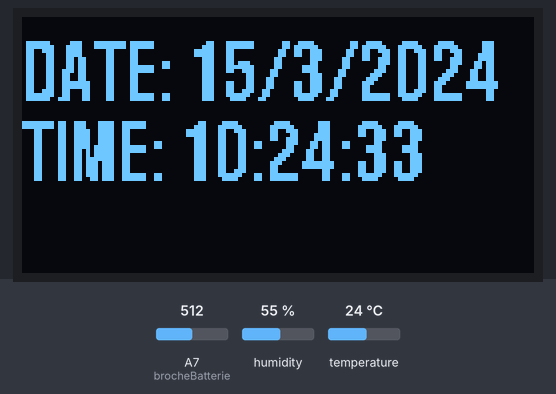
The sketch below on a simulated Arduino Nano, built with avr-gcc and run on an emulated ATmega328P. Shown: 128×64 one-colour display. The inputs (shaded band) are chosen by the test bench; at power-on: humidity 55 %, temperature 24 °C, A7 (brocheBatterie) = 512. The local clock reads 2024-03-15 10:24:30 at power-on unless the sketch sets it; what the sketch prints to the serial monitor is not drawn.

Above: at 4.2 s.
4.3 s: humidity set to 22 %
9.8 s: temperature set to 12 °C
At 14.7 s:
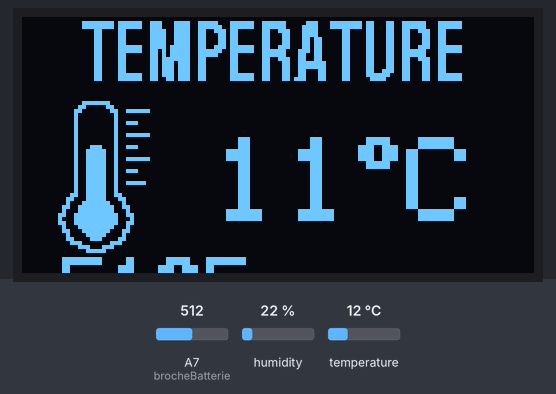
15.4 s: humidity set to 40 %
At 20.4 s:
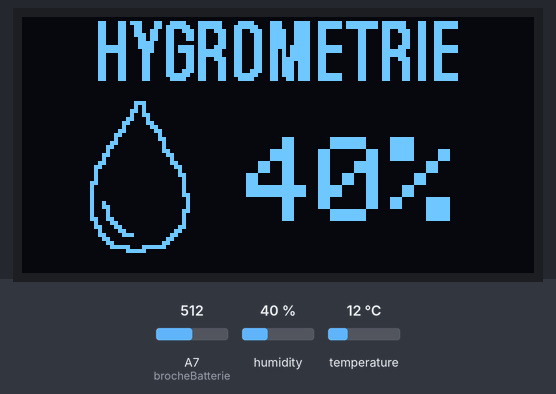
21.0 s: temperature set to 19 °C
At 23.8 s:
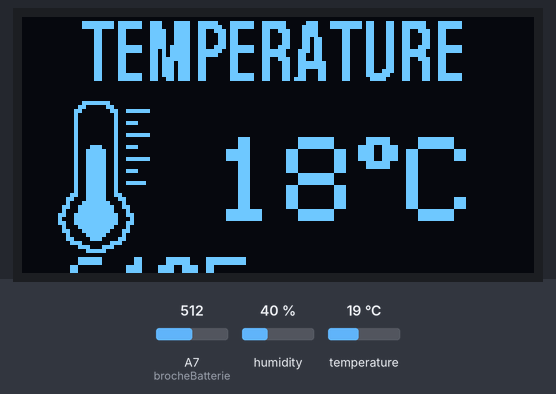
Timing chart, 0 to 25.3 s (numbered marks = the images above; inputs shaded):
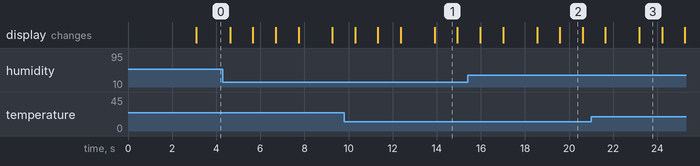

The sketch:

thermometre_hygrometre.ino
```cpp
/*
   ______               _                  _///_ _           _                   _
  /   _  \             (_)                |  ___| |         | |                 (_)
  |  [_|  |__  ___  ___ _  ___  _ __      | |__ | | ___  ___| |_ _ __ ___  _ __  _  ___  _   _  ___
  |   ___/ _ \| __|| __| |/ _ \| '_ \_____|  __|| |/ _ \/  _|  _| '__/   \| '_ \| |/   \| | | |/ _ \
  |  |  | ( ) |__ ||__ | | ( ) | | | |____| |__ | |  __/| (_| |_| | | (_) | | | | | (_) | |_| |  __/
  \__|   \__,_|___||___|_|\___/|_| [_|    \____/|_|\___|\____\__\_|  \___/|_| |_|_|\__  |\__,_|\___|
                                                                                      | |
                                                                                      \_|
  Fichier :       thermometre_hygrometre.ino

  Description :   Programme support au projet "Thermomètre d'intérieur Arduino"
                  (avec exemple de mise en oeuvre : capteur DHT22 + écran OLED i2c + mise en boitier impression 3D)

  Auteur :        Jérôme TOMSKI (https://passionelectronique.fr/)
  Créé le :       01.08.2021

  Librairie Adafruit SSD1306 utilisée :           https://github.com/adafruit/Adafruit_SSD1306 (importable depuis le Gestionnaire de bibliothèques de l'IDE Arduino)
  Librairie Adafruit GFX incluse (dépendance) :   https://github.com/adafruit/Adafruit-GFX-Library (à inclure, lors de l'import de la librairie ci-dessus)

  Police de caractère "Tahu" :                    https://www.dafont.com/fr/tahu.font
  Police de caractère "Bebas Neue" :              https://www.dafont.com/fr/bebas-neue.font

  Convertisseur TTF vers GFX FONTS utilisé :      https://rop.nl/truetype2gfx/ (pour intégrer des fonts sympa dans votre programme arduino)
  Convertisseur PNG vers GFX PICTURE utilisé :    https://javl.github.io/image2cpp/ (pour intégrer des images à votre code arduino, pour les faire afficher ensuite sur l'écran OLED)

*/

#include <Adafruit_SSD1306.h>
#include "Tahu16pt7b.h"                     // Police de caractère : Tahu, en taille 16 points
#include "BebasNeue11pt7b.h"                // Police de caractère : Bebas Neue, en taille 11 points
#include <DHT.h>
#include <RTClib.h>
// =======================================================
// Paramètrages du capteur température/hygrométrie (DHT22)
// =======================================================
#define brocheDeBranchementDHT A1   // La ligne de communication du capteur DHT est branchée sur la pin A1 de l'Arduino Nano
#define typeDeDHT DHT22             // Le type de DHT utilisé est un DHT22 (que vous pouvez changer en DHT11, DHT21, ou autre, le cas échéant)
DHT dht(brocheDeBranchementDHT, typeDeDHT);
int valeurHumidite;                         // Variable qui contiendra la valeur du taux d'humidité ambiant (en %)
int valeurTemperatureEnDegreCelsius;        // Variable qui contiendra la valeur de la température ambiante (exprimée en degrés Celsius)
boolean mesureCorrectementEffectuee;        // Variable qui indiquera si oui ou non la lecture des mesures effectuées par le DHT22 s'est bien passée ou non
float tauxHumidite;
float temperatureEnDegreCelsius;
// =========================================
// Paramètrages écran OLED 128x64 pixels I2C
// =========================================
#define nombreDePixelsEnLargeur 128         // Taille de l'écran OLED, en pixel, au niveau de sa largeur
#define nombreDePixelsEnHauteur 64          // Taille de l'écran OLED, en pixel, au niveau de sa hauteur
#define brocheResetOLED         -1          // Reset de l'OLED partagé avec l'Arduino (d'où la valeur à -1, et non un numéro de pin)
#define adresseI2CecranOLED     0x3C        // Adresse de "mon" écran OLED sur le bus i2c (généralement égal à 0x3C, ou 0x3D)
#define delaiAlternanceAffichageTemperaturePuisHygrometrie   7000    // Tous les 7000 ms (soit 7 secondes), on alternera l'affichage de la t°, et de l'hygrométrie

// =========================================
// Paramètrages batterie
// =========================================
#define brocheBatterie A7   // Déclarer une broche analogique pour lire la tension de la batterie
float tensionBatterie;       // Variable pour stocker la tension lue
int pourcentageBatterie;     // Variable pour stocker le pourcentage de batterie

Adafruit_SSD1306 ecranOLED(nombreDePixelsEnLargeur, nombreDePixelsEnHauteur, &Wire, brocheResetOLED);   // Le "Wire" indique qu'on travaille en I2C, au niveau de l'écran OLED


// ====================================
// Spécifications des images à afficher
// ====================================
#define largeurImageAafficher   27          // Largeur des images à afficher (symbole thermomètre et symbole goutte d'eau), en pixels
#define hauteurImageAafficher   40          // Hauteur des images à afficher (symbole thermomètre et symbole goutte d'eau), en pixels

// ====================================
// Heure
// ====================================
RTC_DS3231 rtc;

// Image "goutte-eau-pse_v2", faisant 27x40px
const unsigned char monImageGoutteEauPse [] PROGMEM = {
  0x00, 0x00, 0x00, 0x00, 0x00, 0x0e, 0x00, 0x00, 0x00, 0x0a, 0x00, 0x00, 0x00, 0x1a, 0x00, 0x00,
  0x00, 0x13, 0x00, 0x00, 0x00, 0x31, 0x00, 0x00, 0x00, 0x61, 0x80, 0x00, 0x00, 0x40, 0xc0, 0x00,
  0x00, 0xc0, 0x60, 0x00, 0x01, 0x80, 0x20, 0x00, 0x01, 0x00, 0x30, 0x00, 0x03, 0x00, 0x10, 0x00,
  0x06, 0x00, 0x10, 0x00, 0x04, 0x00, 0x18, 0x00, 0x0c, 0x00, 0x0c, 0x00, 0x08, 0x00, 0x04, 0x00,
  0x18, 0x00, 0x06, 0x00, 0x30, 0x00, 0x03, 0x00, 0x20, 0x00, 0x01, 0x00, 0x20, 0x00, 0x01, 0x80,
  0x20, 0x00, 0x00, 0x80, 0x60, 0x00, 0x00, 0x80, 0x40, 0x00, 0x00, 0x80, 0x40, 0x00, 0x00, 0x80,
  0x40, 0x00, 0x00, 0xc0, 0x40, 0x00, 0x00, 0x40, 0x48, 0x00, 0x00, 0x40, 0x4c, 0x00, 0x00, 0x40,
  0x44, 0x00, 0x00, 0xc0, 0x44, 0x00, 0x00, 0x80, 0x66, 0x00, 0x00, 0x80, 0x23, 0x00, 0x00, 0x80,
  0x31, 0x80, 0x01, 0x80, 0x10, 0xc0, 0x03, 0x00, 0x18, 0x70, 0x06, 0x00, 0x0c, 0x00, 0x0c, 0x00,
  0x06, 0x00, 0x18, 0x00, 0x03, 0xe3, 0xf0, 0x00, 0x00, 0x3e, 0x00, 0x00, 0x00, 0x00, 0x00, 0x00
};
// Image "thermometre-mercure-pse-27x40", faisant 27x40px
const unsigned char monImageThermometreMercure [] PROGMEM = {
  0x00, 0x00, 0x00, 0x00, 0x01, 0xfc, 0x00, 0x00, 0x03, 0x06, 0x00, 0x00, 0x06, 0x03, 0x3f, 0x00,
  0x04, 0x01, 0x00, 0x00, 0x04, 0x01, 0x00, 0x00, 0x04, 0x01, 0x38, 0x00, 0x04, 0x01, 0x00, 0x00,
  0x04, 0x01, 0x00, 0x00, 0x04, 0x01, 0x3f, 0x00, 0x04, 0x01, 0x00, 0x00, 0x04, 0x01, 0x00, 0x00,
  0x04, 0x71, 0x38, 0x00, 0x04, 0xf9, 0x00, 0x00, 0x04, 0xf9, 0x00, 0x00, 0x04, 0xf9, 0x3f, 0x00,
  0x04, 0xf9, 0x00, 0x00, 0x04, 0xf9, 0x00, 0x00, 0x04, 0xf9, 0x38, 0x00, 0x04, 0xf9, 0x00, 0x00,
  0x04, 0xf9, 0x00, 0x00, 0x04, 0xf9, 0x3e, 0x00, 0x04, 0xf9, 0x00, 0x00, 0x04, 0xf9, 0x00, 0x00,
  0x0c, 0xf9, 0x80, 0x00, 0x18, 0xf8, 0xc0, 0x00, 0x11, 0xfc, 0x40, 0x00, 0x33, 0xfe, 0x60, 0x00,
  0x23, 0xfe, 0x20, 0x00, 0x67, 0xff, 0x30, 0x00, 0x47, 0xff, 0x10, 0x00, 0x67, 0xff, 0x30, 0x00,
  0x23, 0xfe, 0x20, 0x00, 0x31, 0xfc, 0x60, 0x00, 0x10, 0xf8, 0x40, 0x00, 0x18, 0x70, 0xc0, 0x00,
  0x0e, 0x03, 0x80, 0x00, 0x03, 0x8e, 0x00, 0x00, 0x00, 0xf8, 0x00, 0x00, 0x00, 0x00, 0x00, 0x00
};

const unsigned char batteryIcon[] PROGMEM = {
  0xFF, 0x01, 0x01, 0xF9, 0xF9, 0xF9, 0xF9, 0xF9, 0xF9, 0xF9, 0xF9, 0xF9,
  0xF9, 0xF9, 0xF9, 0xF9, 0xF9, 0xF9, 0xF9, 0xF9, 0xF9, 0xF9, 0xF9, 0xF9,
  0x01, 0x01, 0x01, 0xFF, 0x00, 0x00, 0xFF, 0xFF, 0xFF, 0xFF, 0xFF, 0xFF,
  0xFF, 0xFF, 0xFF, 0xFF, 0xFF, 0xFF, 0xFF, 0xFF, 0xFF, 0xFF, 0xFF, 0xFF,
  0xFF, 0xFF, 0xFF, 0xFF, 0xFF, 0x00, 0x00, 0x00, 0xFF, 0x00, 0x00, 0xFF,
  0xFF, 0xFF, 0xFF, 0xFF, 0xFF, 0xFF, 0xFF, 0xFF, 0xFF, 0xFF, 0xFF, 0xFF,
  0xFF, 0xFF, 0xFF, 0xFF, 0xFF, 0xFF, 0xFF, 0xFF, 0xFF, 0xFF, 0xFF, 0xFF,
  0xFF, 0xFF, 0xFF, 0xFF, 0xFF, 0xFF, 0xFF, 0xFF, 0xFF, 0xFF, 0xFF, 0xFF,
  0xFF, 0xFF, 0xFF, 0xFF, 0xFF, 0xFF, 0xFF, 0xFF, 0xFF, 0xFF, 0xFF, 0xFF,
  0xFF, 0xFF, 0xFF, 0xFF, 0xFF, 0xFF, 0xFF, 0xFF, 0xFF, 0xFF, 0xFF, 0xFF,
  0xFF, 0xFF, 0xFF, 0xFF, 0xFF, 0xFF, 0xFF, 0xFF, 0xFF, 0xFF, 0xFF, 0xFF,
  0xFF, 0xFF, 0xFF, 0xFF, 0xFF, 0xFF, 0xFF, 0xFF, 0xFF, 0xFF, 0xFF
};


// ========================
// Initialisation programme
// ========================
void setup() {

  // Initialisation du DHT22;
  Serial.begin(9600);
  dht.begin();
  rtc.begin();
  // Initialisation de l'écran OLED
  if(!ecranOLED.begin(SSD1306_SWITCHCAPVCC, adresseI2CecranOLED))
    while(1);                               // Arrêt du programme (boucle infinie) si échec d'initialisation de l'écran OLED

  // Initialize RTC
  /*(!rtc.begin()) {
    Serial.println(F("Couldn't find RTC"));
    while (true);
  }*/

  // Affichage du texte de démarrage
  ecranOLED.clearDisplay();                 // Vidange du buffer de l'écran OLED
  ecranOLED.setTextSize(1);                 // Sélection de facteur 1:1 pour le facteur de grossissement du texte
  ecranOLED.setTextColor(WHITE);            // Couleur "blanche" (ou colorée, si votre afficheur monochrome est bleu, jaune, ou bleu/jaune)
  ecranOLED.setCursor(15,35);               // Positionnement du "curseur invisible" de l'écran OLED, en position x=15 (axe horizontal), et y=35 (axe vertical)

  ecranOLED.setFont(&Tahu16pt7b);           // Sélection de la police "Tahu"
  ecranOLED.println("Bonjour !");           // …et affichage du message de bienvenue

  ecranOLED.display();
  delay(3000);                              // On laisse le mot "Bonjour !" affiché 3 secondes à l'écran, avant d'attaquer la boucle principale

}


// ======================================
// Boucle principale (boucle perpétuelle)
// ======================================
void loop() {
  // Récupérer les informations de température et d'humidité
  recupInfosTemperatureEtHygrometrie();

  // Lire le niveau de la batterie
  lireBatterie();

  displayDateTime();
  delay(1500);

  // Afficher la température
  affichageTemperature();
  delay(1000);

  // Afficher le taux d'humidité
  affichageHygrometrie();
  delay(1000);

  // Afficher le pourcentage de batterie
  affichageBatterie();
  delay(1000);  // Petite pause avant de relancer une autre lecture

  sendData();
}

void lireBatterie() {
  // Lire la tension sur la broche (en utilisant un pont diviseur)
  tensionBatterie = analogRead(brocheBatterie) * (5.0 / 1023.0);  // Calculer la tension lue

  // Afficher la tension pour déboguer
  //erial.print("Tension lue : ");
  //Serial.println(tensionBatterie, 3); // Afficher avec 3 décimales

  // Plage de tension de la batterie
  float tensionMax = 9.0;  // Tension maximale de la batterie (9V)
  float tensionMin = 6.0;   // Tension minimale de la batterie (environ 6V)

  // Calculer la tension réelle de la batterie en fonction du pont diviseur
  float tensionReelle = tensionBatterie * 3;  // Multiplier par 3 pour obtenir la tension de la batterie

  // Calcul du pourcentage
  pourcentageBatterie = (int)(((tensionReelle - tensionMin) / (tensionMax - tensionMin)) * 100);

  // Assurer que le pourcentage reste dans les bornes
  if (pourcentageBatterie > 100) {
    pourcentageBatterie = 100;
  } else if (pourcentageBatterie < 0) {
    pourcentageBatterie = 0;
  }

  // Afficher le pourcentage pour déboguer
  //Serial.print("Pourcentage batterie : ");
  //Serial.println(pourcentageBatterie);
}


void affichageBatterie() {
  // Affichage du symbole "thermomètre" à l'écran
  ecranOLED.clearDisplay();                 // Effaçage de la mémoire tampon de l'écran OLED
  ecranOLED.drawBitmap(
    8,                                      // Alignement de la gauche de l'image à 8 pixels du côté gauche de l'écran
    20,                                     // Alignement du haut de l'image à 20 pixels du haut de l'écran (pour être dans la partie bleue, et non la jaune)
    batteryIcon,             // Chargement de l'image "thermomètre"
    largeurImageAafficher,
    hauteurImageAafficher,
    1);

  // Titre
  ecranOLED.setFont(&BebasNeue11pt7b);      // Sélection de la police "Bebas Neue", taille 11pt
  ecranOLED.setTextSize(1);
  ecranOLED.setTextColor(WHITE);
  ecranOLED.setCursor(15,15);               // Positionnement du texte en x=15, et y=15 pixels
  ecranOLED.print("BATTERIE");           // Et affichage du mot "TEMPERATURE"


  ecranOLED.display();
}


// ========================================================
// Section : récupération des infos température/hygrométrie
// ========================================================
void recupInfosTemperatureEtHygrometrie() {
  // Lecture des données (interrogation du capteur DHT22 par l'Arduino)
  tauxHumidite = dht.readHumidity();                                  // Lecture du taux d'humidité (en %)
  temperatureEnDegreCelsius = dht.readTemperature();                  // Lecture de la température, exprimée en degrés Celsius

  // Vérification si données bien reçues
  if (isnan(tauxHumidite) || isnan(temperatureEnDegreCelsius)) {            // Si aucune valeur correcte n'est retournée par le capteur DHT22, on met
    mesureCorrectementEffectuee = false;                                    // à "faux" la variable "mesureCorrectementEffectuee", pour ensuite faire afficher
  }                                                                         // le sigle "--" sur l'écran OLED (indiquant qu'aucune valeur n'a pu être relevée)
  else
  {                                                                         // Sauvegarde de ces valeurs mesurées, pour affichage ultérieur
    valeurHumidite = round(tauxHumidite);                                   // Arrondi à la valeur entière la plus proche
    valeurTemperatureEnDegreCelsius = round(temperatureEnDegreCelsius)-1;   // Arrondi à la valeur entière la plus proche (auquel j'ai enlevé 1°C, pour compenser la mise en boitier)
    mesureCorrectementEffectuee = true;                                     // … et on mémorise le fait que la mesure s'est bien passée
  }
}

void sendData() {
  Serial.print("TEMP: ");
  Serial.print(temperatureEnDegreCelsius);
  Serial.print(", HUM: ");
  Serial.print(tauxHumidite);
  Serial.print(", BAT: ");
  Serial.println(pourcentageBatterie);
  delay(1);
}


// =====================================
// Section : affichage de la température
// =====================================
void affichageTemperature() {
  // Clear the OLED display and draw the thermometer symbol
  ecranOLED.clearDisplay();
  ecranOLED.drawBitmap(
    8,                                      // Align the left of the image 8 pixels from the left of the screen
    20,                                     // Align the top of the image 20 pixels from the top of the screen
    monImageThermometreMercure,             // Load the "thermometer" image
    largeurImageAafficher,
    hauteurImageAafficher,
    1);

  // Title
  ecranOLED.setFont(&BebasNeue11pt7b);      // Use the "Bebas Neue" font, 11pt size
  ecranOLED.setTextSize(1);
  ecranOLED.setTextColor(WHITE);
  ecranOLED.setCursor(15, 15);              // Position the text at x=15, y=15 pixels
  ecranOLED.print("TEMPERATURE");           // Display the word "TEMPERATURE"

  // Celsius value
  ecranOLED.setFont();                      // Reset to default font from the Adafruit library
  ecranOLED.setTextSize(3);
  ecranOLED.setTextColor(WHITE);
  if (valeurTemperatureEnDegreCelsius < 0)
    ecranOLED.setCursor(40, 30);            // Adjust position for 3-digit or negative values
  else
    ecranOLED.setCursor(48, 30);

  if (mesureCorrectementEffectuee == false) {
    ecranOLED.print("--");                  // Display "--" if DHT22 reading fails
  } else {
    ecranOLED.print(valeurTemperatureEnDegreCelsius);     // Display the Celsius value
  }

  ecranOLED.setTextSize(2);
  ecranOLED.print((char)247);               // Degree symbol
  ecranOLED.setTextSize(3);
  ecranOLED.print("C");

  // Fahrenheit value
  if (mesureCorrectementEffectuee) {
    int valeurTemperatureEnFahrenheit = (int)(valeurTemperatureEnDegreCelsius * 9.0 / 5.0 + 32);
    ecranOLED.setTextSize(2);               // Slightly smaller size for Fahrenheit
    ecranOLED.setCursor(10, 60);            // Adjust cursor for Fahrenheit display
    ecranOLED.print(valeurTemperatureEnFahrenheit);
    ecranOLED.print((char)247);             // Degree symbol
    ecranOLED.print("F");
  }

  ecranOLED.display();                      // Transfer buffer memory to the OLED display
}

// ======================================
// Section : affichage du taux d'humidité
// ======================================
void affichageHygrometrie() {
  // Affichage du symbole "goutte d'eau" à l'écran
  ecranOLED.clearDisplay();                 // Effaçage de la mémoire tampon de l'écran OLED
  ecranOLED.drawBitmap(
    16,                                     // Alignement de la gauche de l'image à 8 pixels du côté gauche de l'écran
    20,                                     // Alignement du haut de l'image à 20 pixels du haut de l'écran (pour être dans la partie bleue, et non la jaune)
    monImageGoutteEauPse,                   // Chargement de l'image "goutte d'eau"
    largeurImageAafficher,
    hauteurImageAafficher,
    1);

  // Titre
  ecranOLED.setFont(&BebasNeue11pt7b);      // Sélection de la police "Bebas Neue", taille 11pt
  ecranOLED.setTextSize(1);
  ecranOLED.setTextColor(WHITE);
  ecranOLED.setCursor(18,15);               // Positionnement du texte en x=18, et y=15 pixels
  ecranOLED.print("HYGROMETRIE");           // Et affichage du mot "HYGROMETRIE"

  // Valeur
  ecranOLED.setFont();                      // Re-sélection de la police de caractère par défaut, de la librairie Adafruit
  ecranOLED.setTextSize(3);
  ecranOLED.setTextColor(WHITE);
  if(valeurHumidite==100)
    ecranOLED.setCursor(46,30);             // x, y (56,30) si valeur d'hygrométrie sur 2 chiffres, ou (46,30) si valeur sur 3 chiffres (par ex : "100" %)
  else
    ecranOLED.setCursor(56,30);
  if(mesureCorrectementEffectuee == false)
    ecranOLED.print("--");                  // Si problème de lecture au niveau du DHT22, affichage du symbole "--"
  else
    ecranOLED.print(valeurHumidite);        // Si aucun pb au niveau du DHT22, affichage de la valeur du taux d'humidité mesuré
  ecranOLED.print("%");

  ecranOLED.display();                      // Transfert de la mémoire tampon de l'ODED à l'écran, pour affichage
}

void displayDateTime() {
  DateTime now = rtc.now();
  ecranOLED.clearDisplay();
  ecranOLED.setFont(&BebasNeue11pt7b);
  ecranOLED.setTextSize(1);

  // Display Date
  ecranOLED.setCursor(0, 20);
  ecranOLED.print("Date: ");
  ecranOLED.print(now.day());
  ecranOLED.print("/");
  ecranOLED.print(now.month());
  ecranOLED.print("/");
  ecranOLED.print(now.year());

  // Display Time
  ecranOLED.setCursor(0, 40);
  ecranOLED.print("Time: ");
  ecranOLED.print(now.hour());
  ecranOLED.print(":");
  ecranOLED.print(now.minute());
  ecranOLED.print(":");
  ecranOLED.print(now.second());
  ecranOLED.display();
}
```

Source omitted: asNeue11pt7b.h (data table, 12434 bytes), Tahu16pt7b.h (data table, 26505 bytes)

Measured:
- what the display in image 1 shows lasts 1.0 s, from 13.9 s to 14.9 s
